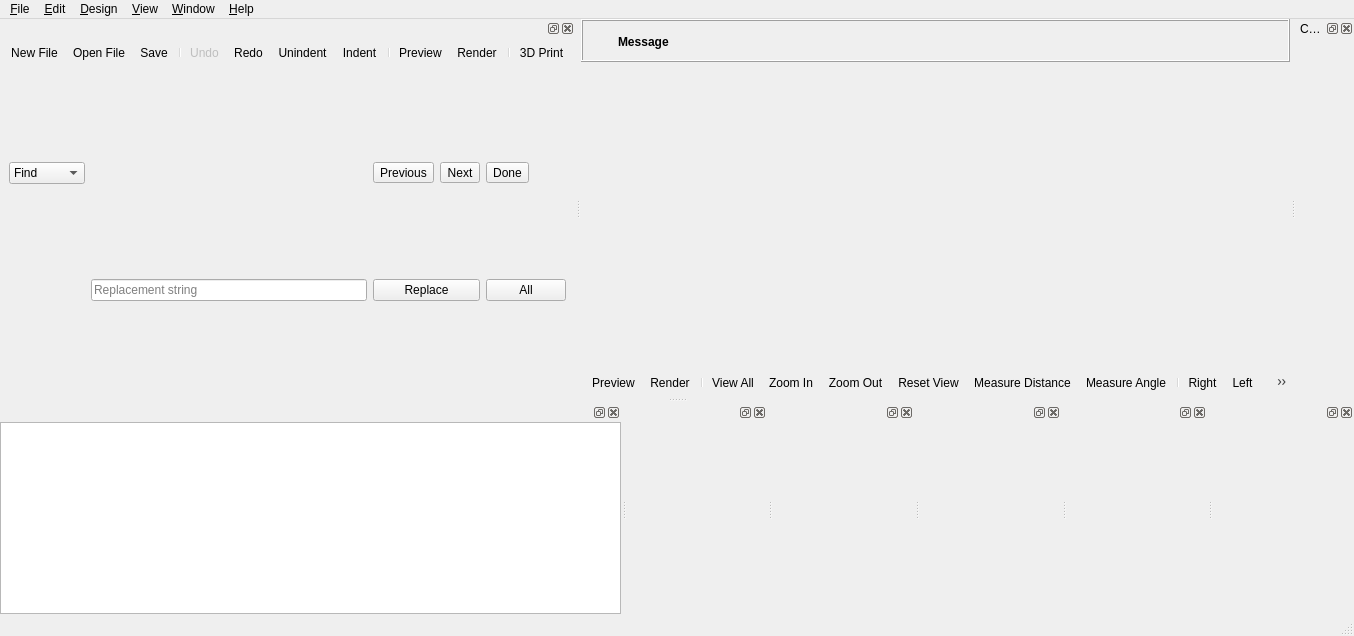
<?xml version="1.0" encoding="UTF-8"?>
<ui version="4.0">
 <class>MainWindow</class>
 <widget class="QMainWindow" name="MainWindow">
  <property name="geometry">
   <rect>
    <x>0</x>
    <y>0</y>
    <width>1354</width>
    <height>636</height>
   </rect>
  </property>
  <widget class="QWidget" name="centralwidget">
   <layout class="QVBoxLayout" name="verticalLayout_2">
    <property name="spacing">
     <number>0</number>
    </property>
    <property name="leftMargin">
     <number>0</number>
    </property>
    <property name="topMargin">
     <number>0</number>
    </property>
    <property name="rightMargin">
     <number>0</number>
    </property>
    <property name="bottomMargin">
     <number>0</number>
    </property>
    <item>
     <widget class="QWidget" name="mainWidget" native="true">
      <property name="sizePolicy">
       <sizepolicy hsizetype="Expanding" vsizetype="Expanding">
        <horstretch>0</horstretch>
        <verstretch>0</verstretch>
       </sizepolicy>
      </property>
      <layout class="QVBoxLayout" name="verticalLayout_3">
       <property name="spacing">
        <number>0</number>
       </property>
       <property name="leftMargin">
        <number>0</number>
       </property>
       <property name="topMargin">
        <number>0</number>
       </property>
       <property name="rightMargin">
        <number>0</number>
       </property>
       <property name="bottomMargin">
        <number>0</number>
       </property>
       <item>
        <widget class="QFrame" name="frameCompileResult">
         <property name="frameShape">
          <enum>QFrame::Shape::Box</enum>
         </property>
         <property name="frameShadow">
          <enum>QFrame::Shadow::Raised</enum>
         </property>
         <layout class="QGridLayout" name="gridLayoutCompileResult">
          <property name="leftMargin">
           <number>6</number>
          </property>
          <property name="topMargin">
           <number>6</number>
          </property>
          <property name="rightMargin">
           <number>6</number>
          </property>
          <property name="bottomMargin">
           <number>4</number>
          </property>
          <property name="horizontalSpacing">
           <number>4</number>
          </property>
          <item row="0" column="1">
           <widget class="QLabel" name="labelCompileResultMessage">
            <property name="sizePolicy">
             <sizepolicy hsizetype="Preferred" vsizetype="Preferred">
              <horstretch>1</horstretch>
              <verstretch>0</verstretch>
             </sizepolicy>
            </property>
            <property name="font">
             <font>
              <bold>true</bold>
             </font>
            </property>
            <property name="text">
             <string>Message</string>
            </property>
            <property name="wordWrap">
             <bool>true</bool>
            </property>
           </widget>
          </item>
          <item row="0" column="2">
           <widget class="QToolButton" name="toolButtonCompileResultClose">
            <property name="styleSheet">
             <string notr="true"/>
            </property>
            <property name="text">
             <string/>
            </property>
            <property name="icon">
             <iconset resource="../../resources/common.qrc">
              <normaloff>:/icons/close.png</normaloff>:/icons/close.png</iconset>
            </property>
            <property name="iconSize">
             <size>
              <width>22</width>
              <height>22</height>
             </size>
            </property>
            <property name="toolButtonStyle">
             <enum>Qt::ToolButtonStyle::ToolButtonIconOnly</enum>
            </property>
            <property name="autoRaise">
             <bool>true</bool>
            </property>
           </widget>
          </item>
          <item row="0" column="0">
           <widget class="QToolButton" name="toolButtonCompileResultIcon">
            <property name="styleSheet">
             <string notr="true">QToolButton { border: none; }</string>
            </property>
            <property name="text">
             <string/>
            </property>
            <property name="icon">
             <iconset resource="../../resources/common.qrc">
              <normaloff>:/icons/information-icons-error.png</normaloff>:/icons/information-icons-error.png</iconset>
            </property>
            <property name="iconSize">
             <size>
              <width>22</width>
              <height>22</height>
             </size>
            </property>
            <property name="autoRaise">
             <bool>false</bool>
            </property>
           </widget>
          </item>
         </layout>
        </widget>
       </item>
       <item>
        <widget class="QGLView" name="qglview" native="true">
         <property name="sizePolicy">
          <sizepolicy hsizetype="Expanding" vsizetype="Expanding">
           <horstretch>0</horstretch>
           <verstretch>0</verstretch>
          </sizepolicy>
         </property>
         <property name="minimumSize">
          <size>
           <width>200</width>
           <height>100</height>
          </size>
         </property>
        </widget>
       </item>
       <item>
        <widget class="QToolBar" name="viewerToolBar">
         <addaction name="designActionPreview"/>
         <addaction name="designActionRender"/>
         <addaction name="separator"/>
         <addaction name="viewActionViewAll"/>
         <addaction name="viewActionZoomIn"/>
         <addaction name="viewActionZoomOut"/>
         <addaction name="viewActionResetView"/>
         <addaction name="designActionMeasureDist"/>
         <addaction name="designActionMeasureAngle"/>
         <addaction name="separator"/>
         <addaction name="viewActionRight"/>
         <addaction name="viewActionLeft"/>
         <addaction name="viewActionBack"/>
         <addaction name="viewActionFront"/>
         <addaction name="viewActionTop"/>
         <addaction name="viewActionBottom"/>
         <addaction name="separator"/>
         <addaction name="viewActionPerspective"/>
         <addaction name="viewActionOrthogonal"/>
         <addaction name="separator"/>
         <addaction name="viewActionShowAxes"/>
         <addaction name="viewActionShowScaleProportional"/>
         <addaction name="viewActionShowEdges"/>
        </widget>
       </item>
      </layout>
      <zorder>qglview</zorder>
      <zorder>viewerToolBar</zorder>
      <zorder>frameCompileResult</zorder>
     </widget>
    </item>
   </layout>
  </widget>
  <widget class="QMenuBar" name="menubar">
   <property name="geometry">
    <rect>
     <x>0</x>
     <y>0</y>
     <width>1354</width>
     <height>37</height>
    </rect>
   </property>
   <widget class="QMenu" name="menu_File">
    <property name="title">
     <string>&amp;File</string>
    </property>
    <widget class="QMenu" name="menuOpenRecent">
     <property name="title">
      <string>Recen&amp;t Files</string>
     </property>
    </widget>
    <widget class="QMenu" name="menuExamples">
     <property name="title">
      <string>&amp;Examples</string>
     </property>
    </widget>
    <widget class="QMenu" name="menuExport">
     <property name="title">
      <string>E&amp;xport</string>
     </property>
     <addaction name="fileActionExportAsciiSTL"/>
     <addaction name="fileActionExportBinarySTL"/>
     <addaction name="fileActionExportOBJ"/>
     <addaction name="fileActionExportPOV"/>
     <addaction name="separator"/>
     <addaction name="fileActionAdvancedExport"/>
     <addaction name="fileActionExportOFF"/>
     <addaction name="fileActionExportWRL"/>
     <addaction name="fileActionExportAMF"/>
     <addaction name="fileActionExport3MF"/>
     <addaction name="fileActionExportDXF"/>
     <addaction name="fileActionExportSVG"/>
     <addaction name="fileActionExportCSG"/>
     <addaction name="fileActionExportPDF"/>
     <addaction name="separator"/>
     <addaction name="fileActionExportImage"/>
    </widget>
    <widget class="QMenu" name="menuPython">
     <property name="title">
      <string>Python</string>
     </property>
     <addaction name="fileActionPythonRevoke"/>
     <addaction name="separator"/>
     <addaction name="fileActionPythonSelectVenv"/>
     <addaction name="fileActionPythonCreateVenv"/>
    </widget>
    <addaction name="fileActionNew"/>
    <addaction name="fileActionOpen"/>
    <addaction name="menuOpenRecent"/>
    <addaction name="menuExamples"/>
    <addaction name="fileActionReload"/>
    <addaction name="separator"/>
    <addaction name="fileActionNewWindow"/>
    <addaction name="fileActionOpenWindow"/>
    <addaction name="fileActionClose"/>
    <addaction name="separator"/>
    <addaction name="fileActionSave"/>
    <addaction name="fileActionSaveAs"/>
    <addaction name="fileActionSaveACopy"/>
    <addaction name="fileActionSaveAll"/>
    <addaction name="separator"/>
    <addaction name="menuExport"/>
    <addaction name="separator"/>
    <addaction name="menuPython"/>
    <addaction name="separator"/>
    <addaction name="fileShowLibraryFolder"/>
    <addaction name="separator"/>
    <addaction name="fileActionQuit"/>
   </widget>
   <widget class="QMenu" name="menu_Edit">
    <property name="title">
     <string>&amp;Edit</string>
    </property>
    <addaction name="editActionUndo"/>
    <addaction name="editActionRedo"/>
    <addaction name="separator"/>
    <addaction name="editActionCut"/>
    <addaction name="editActionCopy"/>
    <addaction name="editActionPaste"/>
    <addaction name="separator"/>
    <addaction name="editActionIndent"/>
    <addaction name="editActionUnindent"/>
    <addaction name="editActionComment"/>
    <addaction name="editActionUncomment"/>
    <addaction name="editActionConvertTabsToSpaces"/>
    <addaction name="editActionToggleBookmark"/>
    <addaction name="editActionNextBookmark"/>
    <addaction name="editActionPrevBookmark"/>
    <addaction name="separator"/>
    <addaction name="editActionNextTab"/>
    <addaction name="editActionPrevTab"/>
    <addaction name="separator"/>
    <addaction name="editActionCopyViewport"/>
    <addaction name="editActionCopyVPT"/>
    <addaction name="editActionCopyVPR"/>
    <addaction name="editActionCopyVPD"/>
    <addaction name="editActionCopyVPF"/>
    <addaction name="separator"/>
    <addaction name="editActionFind"/>
    <addaction name="editActionFindAndReplace"/>
    <addaction name="editActionFindNext"/>
    <addaction name="editActionFindPrevious"/>
    <addaction name="editActionUseSelectionForFind"/>
    <addaction name="separator"/>
    <addaction name="editActionJumpToNextError"/>
    <addaction name="separator"/>
    <addaction name="editActionZoomTextIn"/>
    <addaction name="editActionZoomTextOut"/>
    <addaction name="editActionPreferences"/>
   </widget>
   <widget class="QMenu" name="menu_Design">
    <property name="title">
     <string>&amp;Design</string>
    </property>
    <addaction name="designActionAutoReload"/>
    <addaction name="designActionReloadAndPreview"/>
    <addaction name="designActionPreview"/>
    <addaction name="designActionRender"/>
    <addaction name="designAction3DPrint"/>
    <addaction name="designActionMeasureDist"/>
    <addaction name="designActionMeasureAngle"/>
    <addaction name="separator"/>
    <addaction name="designCheckValidity"/>
    <addaction name="designActionDisplayAST"/>
    <addaction name="designActionDisplayCSGTree"/>
    <addaction name="designActionDisplayCSGProducts"/>
    <addaction name="separator"/>
    <addaction name="designActionFlushCaches"/>
   </widget>
   <widget class="QMenu" name="menu_View">
    <property name="title">
     <string>&amp;View</string>
    </property>
    <addaction name="viewActionPreview"/>
    <addaction name="viewActionThrownTogether"/>
    <addaction name="separator"/>
    <addaction name="viewActionShowEdges"/>
    <addaction name="viewActionShowAxes"/>
    <addaction name="viewActionShowScaleProportional"/>
    <addaction name="viewActionShowCrosshairs"/>
    <addaction name="separator"/>
    <addaction name="viewActionTop"/>
    <addaction name="viewActionBottom"/>
    <addaction name="viewActionLeft"/>
    <addaction name="viewActionRight"/>
    <addaction name="viewActionFront"/>
    <addaction name="viewActionBack"/>
    <addaction name="viewActionDiagonal"/>
    <addaction name="viewActionCenter"/>
    <addaction name="viewActionViewAll"/>
    <addaction name="viewActionResetView"/>
    <addaction name="separator"/>
    <addaction name="viewActionZoomIn"/>
    <addaction name="viewActionZoomOut"/>
    <addaction name="separator"/>
    <addaction name="viewActionPerspective"/>
    <addaction name="viewActionOrthogonal"/>
    <addaction name="separator"/>
    <addaction name="viewActionHideEditorToolBar"/>
    <addaction name="viewActionHide3DViewToolBar"/>
   </widget>
   <widget class="QMenu" name="menuHelp">
    <property name="title">
     <string>&amp;Help</string>
    </property>
    <addaction name="helpActionAbout"/>
    <addaction name="helpActionHomepage"/>
    <addaction name="helpActionManual"/>
    <addaction name="helpActionOfflineManual"/>
    <addaction name="helpActionCheatSheet"/>
    <addaction name="helpActionOfflineCheatSheet"/>
    <addaction name="helpActionLibraryInfo"/>
   </widget>
   <widget class="QMenu" name="menuWindow">
    <property name="title">
     <string>&amp;Window</string>
    </property>
    <addaction name="separator"/>
    <addaction name="windowActionNextWindow"/>
    <addaction name="windowActionPreviousWindow"/>
    <addaction name="separator"/>
    <addaction name="windowActionJumpTo"/>
   </widget>
   <addaction name="menu_File"/>
   <addaction name="menu_Edit"/>
   <addaction name="menu_Design"/>
   <addaction name="menu_View"/>
   <addaction name="menuWindow"/>
   <addaction name="menuHelp"/>
  </widget>
  <widget class="QStatusBar" name="statusbar"/>
  <widget class="Dock" name="editorDock">
   <attribute name="dockWidgetArea">
    <number>1</number>
   </attribute>
   <widget class="QWidget" name="editorDockContents">
    <layout class="QVBoxLayout" name="verticalLayout">
     <property name="spacing">
      <number>0</number>
     </property>
     <property name="leftMargin">
      <number>0</number>
     </property>
     <property name="topMargin">
      <number>0</number>
     </property>
     <property name="rightMargin">
      <number>0</number>
     </property>
     <property name="bottomMargin">
      <number>0</number>
     </property>
     <item>
      <widget class="QToolBar" name="editortoolbar">
       <addaction name="fileActionNew"/>
       <addaction name="fileActionOpen"/>
       <addaction name="fileActionSave"/>
       <addaction name="separator"/>
       <addaction name="editActionUndo"/>
       <addaction name="editActionRedo"/>
       <addaction name="editActionUnindent"/>
       <addaction name="editActionIndent"/>
       <addaction name="separator"/>
       <addaction name="designActionPreview"/>
       <addaction name="designActionRender"/>
       <addaction name="separator"/>
       <addaction name="designAction3DPrint"/>
      </widget>
     </item>
     <item>
      <widget class="QFrame" name="find_panel">
       <property name="enabled">
        <bool>true</bool>
       </property>
       <property name="sizePolicy">
        <sizepolicy hsizetype="Preferred" vsizetype="Minimum">
         <horstretch>0</horstretch>
         <verstretch>0</verstretch>
        </sizepolicy>
       </property>
       <property name="frameShape">
        <enum>QFrame::Shape::NoFrame</enum>
       </property>
       <property name="frameShadow">
        <enum>QFrame::Shadow::Raised</enum>
       </property>
       <property name="lineWidth">
        <number>0</number>
       </property>
       <layout class="QGridLayout" name="gridLayout">
        <property name="topMargin">
         <number>0</number>
        </property>
        <property name="bottomMargin">
         <number>0</number>
        </property>
        <property name="verticalSpacing">
         <number>0</number>
        </property>
        <item row="0" column="0">
         <widget class="QComboBox" name="findTypeComboBox">
          <item>
           <property name="text">
            <string>Find</string>
           </property>
          </item>
          <item>
           <property name="text">
            <string>Replace</string>
           </property>
          </item>
         </widget>
        </item>
        <item row="0" column="1">
         <widget class="QWordSearchField" name="findInputField">
          <property name="placeholderText" stdset="0">
           <string>Search string</string>
          </property>
         </widget>
        </item>
        <item row="1" column="1">
         <widget class="QLineEdit" name="replaceInputField">
          <property name="placeholderText">
           <string>Replacement string</string>
          </property>
         </widget>
        </item>
        <item row="1" column="2" colspan="2">
         <widget class="QPushButton" name="replaceButton">
          <property name="text">
           <string>Replace</string>
          </property>
         </widget>
        </item>
        <item row="1" column="4">
         <widget class="QPushButton" name="replaceAllButton">
          <property name="text">
           <string>All</string>
          </property>
         </widget>
        </item>
        <item row="0" column="2">
         <widget class="QToolButton" name="findPrevButton">
          <property name="text">
           <string>Previous</string>
          </property>
         </widget>
        </item>
        <item row="0" column="3">
         <widget class="QToolButton" name="findNextButton">
          <property name="text">
           <string>Next</string>
          </property>
         </widget>
        </item>
        <item row="0" column="4">
         <widget class="QToolButton" name="findDoneButton">
          <property name="text">
           <string>Done</string>
          </property>
         </widget>
        </item>
       </layout>
      </widget>
     </item>
    </layout>
   </widget>
   <addaction name="editActionRedo_2"/>
  </widget>
  <widget class="Dock" name="consoleDock">
   <attribute name="dockWidgetArea">
    <number>8</number>
   </attribute>
   <widget class="QWidget" name="consoleDockContents">
    <property name="focusPolicy">
     <enum>Qt::FocusPolicy::NoFocus</enum>
    </property>
    <layout class="QVBoxLayout" name="verticalLayout_5">
     <property name="leftMargin">
      <number>0</number>
     </property>
     <property name="topMargin">
      <number>0</number>
     </property>
     <property name="rightMargin">
      <number>0</number>
     </property>
     <property name="bottomMargin">
      <number>0</number>
     </property>
     <item>
      <widget class="Console" name="console">
       <property name="minimumSize">
        <size>
         <width>10</width>
         <height>10</height>
        </size>
       </property>
       <property name="focusPolicy">
        <enum>Qt::FocusPolicy::StrongFocus</enum>
       </property>
       <property name="readOnly">
        <bool>true</bool>
       </property>
      </widget>
     </item>
    </layout>
   </widget>
  </widget>
  <widget class="Dock" name="parameterDock">
   <property name="windowTitle">
    <string>Customizer Widget</string>
   </property>
   <attribute name="dockWidgetArea">
    <number>2</number>
   </attribute>
  </widget>
  <widget class="Dock" name="animateDock">
   <attribute name="dockWidgetArea">
    <number>8</number>
   </attribute>
   <widget class="QWidget" name="animateDockContents">
    <property name="focusPolicy">
     <enum>Qt::FocusPolicy::StrongFocus</enum>
    </property>
    <layout class="QVBoxLayout" name="verticalLayout_Animate">
     <property name="leftMargin">
      <number>0</number>
     </property>
     <property name="topMargin">
      <number>0</number>
     </property>
     <property name="rightMargin">
      <number>0</number>
     </property>
     <property name="bottomMargin">
      <number>0</number>
     </property>
     <item>
      <widget class="Animate" name="animateWidget" native="true"/>
     </item>
    </layout>
   </widget>
  </widget>
  <widget class="Dock" name="viewportControlDock">
   <attribute name="dockWidgetArea">
    <number>8</number>
   </attribute>
   <widget class="QWidget" name="viewportControlDockContents">
    <property name="focusPolicy">
     <enum>Qt::FocusPolicy::StrongFocus</enum>
    </property>
    <layout class="QVBoxLayout" name="verticalLayout_ViewportControl">
     <property name="leftMargin">
      <number>0</number>
     </property>
     <property name="topMargin">
      <number>0</number>
     </property>
     <property name="rightMargin">
      <number>0</number>
     </property>
     <property name="bottomMargin">
      <number>0</number>
     </property>
     <item>
      <widget class="ViewportControl" name="viewportControlWidget" native="true"/>
     </item>
    </layout>
   </widget>
  </widget>
  <widget class="Dock" name="errorLogDock">
   <attribute name="dockWidgetArea">
    <number>8</number>
   </attribute>
   <widget class="QWidget" name="errorLogDockContents">
    <property name="focusPolicy">
     <enum>Qt::FocusPolicy::StrongFocus</enum>
    </property>
    <layout class="QVBoxLayout" name="verticalLayout_6">
     <property name="leftMargin">
      <number>0</number>
     </property>
     <property name="topMargin">
      <number>0</number>
     </property>
     <property name="rightMargin">
      <number>0</number>
     </property>
     <property name="bottomMargin">
      <number>0</number>
     </property>
     <item>
      <widget class="ErrorLog" name="errorLogWidget" native="true">
       <property name="minimumSize">
        <size>
         <width>10</width>
         <height>10</height>
        </size>
       </property>
      </widget>
     </item>
    </layout>
   </widget>
  </widget>
  <widget class="Dock" name="fontListDock">
   <attribute name="dockWidgetArea">
    <number>8</number>
   </attribute>
   <widget class="QWidget" name="fontListDockContents">
    <layout class="QVBoxLayout" name="verticalLayoutFontList">
     <property name="leftMargin">
      <number>0</number>
     </property>
     <property name="topMargin">
      <number>0</number>
     </property>
     <property name="rightMargin">
      <number>0</number>
     </property>
     <property name="bottomMargin">
      <number>0</number>
     </property>
     <item>
      <widget class="FontList" name="fontListWidget" native="true"/>
     </item>
    </layout>
   </widget>
  </widget>
  <widget class="Dock" name="colorListDock">
   <attribute name="dockWidgetArea">
    <number>8</number>
   </attribute>
   <widget class="QWidget" name="colorListDockContents">
    <layout class="QVBoxLayout" name="verticalLayoutColorList">
     <property name="leftMargin">
      <number>0</number>
     </property>
     <property name="topMargin">
      <number>0</number>
     </property>
     <property name="rightMargin">
      <number>0</number>
     </property>
     <property name="bottomMargin">
      <number>0</number>
     </property>
     <item>
      <widget class="ColorList" name="colorListWidget" native="true"/>
     </item>
    </layout>
   </widget>
  </widget>
  <action name="fileActionNew">
   <property name="icon">
    <iconset theme="chokusen-new"/>
   </property>
   <property name="text">
    <string>&amp;New File</string>
   </property>
   <property name="shortcut">
    <string>Ctrl+N</string>
   </property>
  </action>
  <action name="fileActionNewWindow">
   <property name="text">
    <string>New &amp;Window</string>
   </property>
  </action>
  <action name="fileActionOpen">
   <property name="icon">
    <iconset theme="chokusen-open"/>
   </property>
   <property name="text">
    <string>&amp;Open File...</string>
   </property>
   <property name="shortcut">
    <string>Ctrl+O</string>
   </property>
  </action>
  <action name="fileActionOpenWindow">
   <property name="text">
    <string>Open in New Windo&amp;w</string>
   </property>
  </action>
  <action name="fileActionSave">
   <property name="icon">
    <iconset theme="chokusen-save"/>
   </property>
   <property name="text">
    <string>&amp;Save</string>
   </property>
   <property name="shortcut">
    <string>Ctrl+S</string>
   </property>
  </action>
  <action name="fileActionSaveAs">
   <property name="text">
    <string>Save &amp;As...</string>
   </property>
   <property name="shortcut">
    <string>Ctrl+Shift+S</string>
   </property>
  </action>
  <action name="fileActionSaveACopy">
   <property name="text">
    <string>Save a C&amp;opy...</string>
   </property>
  </action>
  <action name="fileActionSaveAll">
   <property name="text">
    <string>S&amp;ave All</string>
   </property>
  </action>
  <action name="fileActionReload">
   <property name="text">
    <string>&amp;Reload</string>
   </property>
   <property name="shortcut">
    <string>Ctrl+R</string>
   </property>
  </action>
  <action name="fileActionQuit">
   <property name="text">
    <string>&amp;Quit</string>
   </property>
   <property name="shortcut">
    <string>Ctrl+Q</string>
   </property>
   <property name="menuRole">
    <enum>QAction::MenuRole::QuitRole</enum>
   </property>
  </action>
  <action name="editActionUndo">
   <property name="enabled">
    <bool>false</bool>
   </property>
   <property name="icon">
    <iconset theme="chokusen-undo"/>
   </property>
   <property name="text">
    <string>&amp;Undo</string>
   </property>
   <property name="shortcut">
    <string>Ctrl+Z</string>
   </property>
   <property name="shortcutContext">
    <enum>Qt::ShortcutContext::WidgetWithChildrenShortcut</enum>
   </property>
  </action>
  <action name="editActionRedo">
   <property name="icon">
    <iconset theme="chokusen-redo"/>
   </property>
   <property name="text">
    <string>&amp;Redo</string>
   </property>
   <property name="shortcut">
    <string>Ctrl+Shift+Z</string>
   </property>
   <property name="shortcutContext">
    <enum>Qt::ShortcutContext::WidgetWithChildrenShortcut</enum>
   </property>
  </action>
  <action name="editActionRedo_2">
   <property name="shortcut">
    <string>Ctrl+Y</string>
   </property>
   <property name="shortcutContext">
    <enum>Qt::ShortcutContext::WidgetWithChildrenShortcut</enum>
   </property>
  </action>
  <action name="editActionCut">
   <property name="text">
    <string>Cu&amp;t</string>
   </property>
   <property name="shortcut">
    <string>Ctrl+X</string>
   </property>
   <property name="shortcutContext">
    <enum>Qt::ShortcutContext::WidgetWithChildrenShortcut</enum>
   </property>
  </action>
  <action name="editActionCopy">
   <property name="text">
    <string>&amp;Copy</string>
   </property>
   <property name="shortcut">
    <string>Ctrl+C</string>
   </property>
   <property name="shortcutContext">
    <enum>Qt::ShortcutContext::WidgetWithChildrenShortcut</enum>
   </property>
  </action>
  <action name="editActionPaste">
   <property name="text">
    <string>&amp;Paste</string>
   </property>
   <property name="shortcut">
    <string>Ctrl+V</string>
   </property>
   <property name="shortcutContext">
    <enum>Qt::ShortcutContext::WidgetWithChildrenShortcut</enum>
   </property>
  </action>
  <action name="editActionIndent">
   <property name="icon">
    <iconset theme="chokusen-indent"/>
   </property>
   <property name="text">
    <string>&amp;Indent</string>
   </property>
   <property name="shortcut">
    <string>Ctrl+I</string>
   </property>
  </action>
  <action name="editActionComment">
   <property name="text">
    <string>C&amp;omment</string>
   </property>
   <property name="shortcut">
    <string>Ctrl+D</string>
   </property>
  </action>
  <action name="editActionUncomment">
   <property name="text">
    <string>Unco&amp;mment</string>
   </property>
   <property name="shortcut">
    <string>Ctrl+Shift+D</string>
   </property>
  </action>
  <action name="editActionNextTab">
   <property name="text">
    <string>Show &amp;Next Tab</string>
   </property>
   <property name="shortcut">
    <string>Ctrl+Tab</string>
   </property>
  </action>
  <action name="editActionPrevTab">
   <property name="text">
    <string>Show P&amp;revious Tab</string>
   </property>
   <property name="shortcut">
    <string>Ctrl+Shift+Tab</string>
   </property>
  </action>
  <action name="editActionCopyViewport">
   <property name="text">
    <string>Copy viewport ima&amp;ge</string>
   </property>
   <property name="shortcut">
    <string>Ctrl+Shift+C</string>
   </property>
  </action>
  <action name="editActionCopyVPT">
   <property name="text">
    <string>Copy viewport transl&amp;ation</string>
   </property>
   <property name="shortcut">
    <string>Ctrl+T</string>
   </property>
  </action>
  <action name="editActionCopyVPR">
   <property name="text">
    <string>Cop&amp;y viewport rotation</string>
   </property>
  </action>
  <action name="editActionCopyVPD">
   <property name="text">
    <string>Copy vie&amp;wport distance</string>
   </property>
  </action>
  <action name="editActionCopyVPF">
   <property name="text">
    <string>Copy vie&amp;wport fov</string>
   </property>
  </action>
  <action name="editActionZoomTextIn">
   <property name="icon">
    <iconset theme="chokusen-zoom-text-in"/>
   </property>
   <property name="text">
    <string>Increase Font &amp;Size</string>
   </property>
   <property name="shortcut">
    <string>Ctrl++</string>
   </property>
  </action>
  <action name="editActionZoomTextOut">
   <property name="icon">
    <iconset theme="chokusen-zoom-text-out"/>
   </property>
   <property name="text">
    <string>Decrease Font Si&amp;ze</string>
   </property>
   <property name="shortcut">
    <string>Ctrl+-</string>
   </property>
  </action>
  <action name="designActionReloadAndPreview">
   <property name="text">
    <string>&amp;Reload and Preview</string>
   </property>
   <property name="shortcut">
    <string>F4</string>
   </property>
  </action>
  <action name="designActionPreview">
   <property name="icon">
    <iconset theme="chokusen-preview"/>
   </property>
   <property name="text">
    <string>&amp;Preview</string>
   </property>
   <property name="shortcut">
    <string>F5</string>
   </property>
  </action>
  <action name="designActionRender">
   <property name="icon">
    <iconset theme="chokusen-render"/>
   </property>
   <property name="text">
    <string>R&amp;ender</string>
   </property>
   <property name="shortcut">
    <string>F6</string>
   </property>
  </action>
  <action name="designAction3DPrint">
   <property name="icon">
    <iconset theme="chokusen-send"/>
   </property>
   <property name="text">
    <string>&amp;3D Print</string>
   </property>
   <property name="shortcut">
    <string>F8</string>
   </property>
  </action>
  <action name="designActionMeasureDist">
   <property name="checkable">
    <bool>true</bool>
   </property>
   <property name="icon">
    <iconset theme="chokusen-measure-distance"/>
   </property>
   <property name="text">
    <string>Measure &amp;Distance</string>
   </property>
   <property name="shortcut">
    <string>D</string>
   </property>
  </action>
  <action name="designActionMeasureAngle">
   <property name="checkable">
    <bool>true</bool>
   </property>
   <property name="icon">
    <iconset theme="chokusen-measure-angle"/>
   </property>
   <property name="text">
    <string>Measure &amp;Angle</string>
   </property>
   <property name="shortcut">
    <string>A</string>
   </property>
  </action>
  <action name="designCheckValidity">
   <property name="text">
    <string>&amp;Check Validity</string>
   </property>
  </action>
  <action name="designActionDisplayAST">
   <property name="text">
    <string>Display A&amp;ST</string>
   </property>
  </action>
  <action name="designActionDisplayCSGTree">
   <property name="text">
    <string>Display CSG &amp;Tree</string>
   </property>
  </action>
  <action name="designActionDisplayCSGProducts">
   <property name="text">
    <string>Display CSG Pr&amp;oducts</string>
   </property>
  </action>
  <action name="fileActionExportBinarySTL">
   <property name="icon">
    <iconset theme="chokusen-export-stl"/>
   </property>
   <property name="text">
    <string>Export as &amp;STL (binary)...</string>
   </property>
  </action>
  <action name="fileActionExportAsciiSTL">
   <property name="icon">
    <iconset theme="chokusen-export-stl"/>
   </property>
   <property name="text">
    <string>Export as &amp;STL (ascii)...</string>
   </property>
  </action>
  <action name="fileActionExportOBJ">
   <property name="icon">
    <iconset theme="chokusen-export-obj"/>
   </property>
   <property name="text">
    <string>Export as &amp;OBJ...</string>
   </property>
  </action>
  <action name="fileActionExportPOV">
   <property name="icon">
    <iconset theme="chokusen-export-pov"/>
   </property>
   <property name="text">
    <string>Export as &amp;POV...</string>
   </property>
  </action>
  <action name="fileActionAdvancedExport">
   <property name="text">
    <string>Advanced Export...</string>
   </property>
  </action>
  <action name="fileActionExportOFF">
   <property name="icon">
    <iconset theme="chokusen-export-off"/>
   </property>
   <property name="text">
    <string>Export as &amp;OFF...</string>
   </property>
  </action>
  <action name="fileActionExportWRL">
   <property name="icon">
    <iconset theme="chokusen-export-wrl"/>
   </property>
   <property name="text">
    <string>Export as &amp;WRL...</string>
   </property>
  </action>
  <action name="viewActionPreview">
   <property name="checkable">
    <bool>true</bool>
   </property>
   <property name="icon">
    <iconset theme="chokusen-surface"/>
   </property>
   <property name="text">
    <string>P&amp;review</string>
   </property>
   <property name="shortcut">
    <string>F9</string>
   </property>
  </action>
  <action name="viewActionThrownTogether">
   <property name="checkable">
    <bool>true</bool>
   </property>
   <property name="icon">
    <iconset theme="chokusen-throwntogether"/>
   </property>
   <property name="text">
    <string>T&amp;hrown Together</string>
   </property>
   <property name="shortcut">
    <string>F12</string>
   </property>
  </action>
  <action name="viewActionShowEdges">
   <property name="checkable">
    <bool>true</bool>
   </property>
   <property name="icon">
    <iconset theme="chokusen-show-edges"/>
   </property>
   <property name="text">
    <string>&amp;Show Edges</string>
   </property>
   <property name="shortcut">
    <string>Ctrl+1</string>
   </property>
  </action>
  <action name="viewActionShowAxes">
   <property name="checkable">
    <bool>true</bool>
   </property>
   <property name="icon">
    <iconset theme="chokusen-axes"/>
   </property>
   <property name="text">
    <string>Show A&amp;xes</string>
   </property>
   <property name="shortcut">
    <string>Ctrl+2</string>
   </property>
  </action>
  <action name="viewActionShowCrosshairs">
   <property name="checkable">
    <bool>true</bool>
   </property>
   <property name="icon">
    <iconset theme="chokusen-crosshairs"/>
   </property>
   <property name="text">
    <string>Show &amp;Crosshairs</string>
   </property>
   <property name="shortcut">
    <string>Ctrl+3</string>
   </property>
  </action>
  <action name="viewActionShowScaleProportional">
   <property name="checkable">
    <bool>true</bool>
   </property>
   <property name="icon">
    <iconset theme="chokusen-scalemarkers"/>
   </property>
   <property name="text">
    <string>Show Scale &amp;Markers</string>
   </property>
  </action>
  <action name="viewActionTop">
   <property name="icon">
    <iconset theme="chokusen-view-top"/>
   </property>
   <property name="text">
    <string>&amp;Top</string>
   </property>
   <property name="shortcut">
    <string>Ctrl+4</string>
   </property>
  </action>
  <action name="viewActionBottom">
   <property name="icon">
    <iconset theme="chokusen-view-bottom"/>
   </property>
   <property name="text">
    <string>&amp;Bottom</string>
   </property>
   <property name="shortcut">
    <string>Ctrl+5</string>
   </property>
  </action>
  <action name="viewActionLeft">
   <property name="icon">
    <iconset theme="chokusen-view-left"/>
   </property>
   <property name="text">
    <string>&amp;Left</string>
   </property>
   <property name="shortcut">
    <string>Ctrl+6</string>
   </property>
  </action>
  <action name="viewActionRight">
   <property name="icon">
    <iconset theme="chokusen-view-right"/>
   </property>
   <property name="text">
    <string>&amp;Right</string>
   </property>
   <property name="shortcut">
    <string>Ctrl+7</string>
   </property>
  </action>
  <action name="viewActionFront">
   <property name="icon">
    <iconset theme="chokusen-view-front"/>
   </property>
   <property name="text">
    <string>&amp;Front</string>
   </property>
   <property name="shortcut">
    <string>Ctrl+8</string>
   </property>
  </action>
  <action name="viewActionBack">
   <property name="icon">
    <iconset theme="chokusen-view-back"/>
   </property>
   <property name="text">
    <string>Bac&amp;k</string>
   </property>
   <property name="shortcut">
    <string>Ctrl+9</string>
   </property>
  </action>
  <action name="viewActionDiagonal">
   <property name="text">
    <string>&amp;Diagonal</string>
   </property>
   <property name="shortcut">
    <string>Ctrl+0</string>
   </property>
  </action>
  <action name="viewActionCenter">
   <property name="text">
    <string>Ce&amp;nter</string>
   </property>
   <property name="shortcut">
    <string>Ctrl+Shift+0</string>
   </property>
  </action>
  <action name="viewActionPerspective">
   <property name="checkable">
    <bool>true</bool>
   </property>
   <property name="icon">
    <iconset theme="chokusen-perspective"/>
   </property>
   <property name="text">
    <string>&amp;Perspective</string>
   </property>
  </action>
  <action name="viewActionOrthogonal">
   <property name="checkable">
    <bool>true</bool>
   </property>
   <property name="icon">
    <iconset theme="chokusen-orthogonal"/>
   </property>
   <property name="text">
    <string>&amp;Orthogonal</string>
   </property>
  </action>
  <action name="helpActionAbout">
   <property name="enabled">
    <bool>true</bool>
   </property>
   <property name="text">
    <string>&amp;About</string>
   </property>
   <property name="menuRole">
    <enum>QAction::MenuRole::AboutRole</enum>
   </property>
  </action>
  <action name="helpActionManual">
   <property name="text">
    <string>&amp;Documentation</string>
   </property>
  </action>
  <action name="helpActionOfflineManual">
   <property name="text">
    <string>&amp;Offline Documentation</string>
   </property>
  </action>
  <action name="helpActionOfflineCheatSheet">
   <property name="text">
    <string>&amp;Offline Cheat Sheet</string>
   </property>
  </action>
  <action name="fileActionClearRecent">
   <property name="text">
    <string>Clear Recent</string>
   </property>
  </action>
  <action name="fileActionExportDXF">
   <property name="icon">
    <iconset theme="chokusen-export-dxf"/>
   </property>
   <property name="text">
    <string>Export as &amp;DXF...</string>
   </property>
  </action>
  <action name="fileActionPythonRevoke">
   <property name="text">
    <string>Revoke Trusted Python Files</string>
   </property>
   <property name="toolTip">
    <string>Revoke Trusted Python Files</string>
   </property>
  </action>
  <action name="fileActionClose">
   <property name="text">
    <string>&amp;Close</string>
   </property>
   <property name="shortcut">
    <string>Ctrl+W</string>
   </property>
  </action>
  <action name="editActionPreferences">
   <property name="text">
    <string>&amp;Preferences</string>
   </property>
   <property name="menuRole">
    <enum>QAction::MenuRole::PreferencesRole</enum>
   </property>
  </action>
  <action name="editActionFind">
   <property name="text">
    <string>&amp;Find...</string>
   </property>
   <property name="shortcut">
    <string>Ctrl+F</string>
   </property>
  </action>
  <action name="editActionFindAndReplace">
   <property name="text">
    <string>Fin&amp;d and Replace...</string>
   </property>
   <property name="shortcut">
    <string>Ctrl+Alt+F</string>
   </property>
  </action>
  <action name="editActionFindNext">
   <property name="text">
    <string>Find Ne&amp;xt</string>
   </property>
   <property name="shortcut">
    <string>Ctrl+G</string>
   </property>
  </action>
  <action name="editActionFindPrevious">
   <property name="text">
    <string>Find Pre&amp;vious</string>
   </property>
   <property name="shortcut">
    <string>Ctrl+Shift+G</string>
   </property>
  </action>
  <action name="editActionUseSelectionForFind">
   <property name="text">
    <string>Use Se&amp;lection for Find</string>
   </property>
   <property name="shortcut">
    <string>Ctrl+E</string>
   </property>
  </action>
  <action name="editActionJumpToNextError">
   <property name="text">
    <string>J&amp;ump to next error</string>
   </property>
   <property name="shortcut">
    <string>Ctrl+Alt+E</string>
   </property>
  </action>
  <action name="designActionFlushCaches">
   <property name="text">
    <string>&amp;Flush Caches</string>
   </property>
  </action>
  <action name="helpActionHomepage">
   <property name="text">
    <string>&amp;OpenSCAD Homepage</string>
   </property>
  </action>
  <action name="designActionAutoReload">
   <property name="checkable">
    <bool>true</bool>
   </property>
   <property name="text">
    <string>&amp;Automatic Reload and Preview</string>
   </property>
  </action>
  <action name="fileActionExportImage">
   <property name="icon">
    <iconset theme="chokusen-export-png"/>
   </property>
   <property name="text">
    <string>Export as &amp;Image...</string>
   </property>
  </action>
  <action name="fileActionExportCSG">
   <property name="icon">
    <iconset theme="chokusen-export-csg"/>
   </property>
   <property name="text">
    <string>Export as &amp;CSG...</string>
   </property>
  </action>
  <action name="helpActionLibraryInfo">
   <property name="text">
    <string>&amp;Library info</string>
   </property>
  </action>
  <action name="fileShowLibraryFolder">
   <property name="text">
    <string>Show &amp;Library Folder</string>
   </property>
  </action>
  <action name="viewActionResetView">
   <property name="icon">
    <iconset theme="chokusen-reset-view"/>
   </property>
   <property name="text">
    <string>Reset &amp;View</string>
   </property>
  </action>
  <action name="fileActionExportSVG">
   <property name="icon">
    <iconset theme="chokusen-export-svg"/>
   </property>
   <property name="text">
    <string>Export as S&amp;VG...</string>
   </property>
  </action>
  <action name="fileActionExportAMF">
   <property name="icon">
    <iconset theme="chokusen-export-amf"/>
   </property>
   <property name="text">
    <string>Export as &amp;AMF...</string>
   </property>
  </action>
  <action name="fileActionExport3MF">
   <property name="icon">
    <iconset theme="chokusen-export-3mf"/>
   </property>
   <property name="text">
    <string>Export as &amp;3MF...</string>
   </property>
  </action>
  <action name="viewActionZoomIn">
   <property name="icon">
    <iconset theme="chokusen-zoom-in"/>
   </property>
   <property name="text">
    <string>Zoom &amp;In</string>
   </property>
   <property name="shortcut">
    <string>Ctrl+]</string>
   </property>
  </action>
  <action name="viewActionZoomOut">
   <property name="icon">
    <iconset theme="chokusen-zoom-out"/>
   </property>
   <property name="text">
    <string>&amp;Zoom Out</string>
   </property>
   <property name="shortcut">
    <string>Ctrl+[</string>
   </property>
  </action>
  <action name="viewActionViewAll">
   <property name="icon">
    <iconset theme="chokusen-zoom-all"/>
   </property>
   <property name="text">
    <string>View &amp;All</string>
   </property>
   <property name="shortcut">
    <string>Ctrl+Shift+V</string>
   </property>
  </action>
  <action name="editActionConvertTabsToSpaces">
   <property name="text">
    <string>Conv&amp;ert Tabs to Spaces</string>
   </property>
  </action>
  <action name="editActionToggleBookmark">
   <property name="text">
    <string>&amp;Toggle Bookmark</string>
   </property>
   <property name="shortcut">
    <string>Ctrl+F2</string>
   </property>
  </action>
  <action name="editActionNextBookmark">
   <property name="text">
    <string>Jump to next &amp;bookmark</string>
   </property>
   <property name="shortcut">
    <string>F2</string>
   </property>
  </action>
  <action name="editActionPrevBookmark">
   <property name="text">
    <string>Jump to &amp;previous bookmark</string>
   </property>
   <property name="shortcut">
    <string>Shift+F2</string>
   </property>
  </action>
  <action name="viewActionHideEditorToolBar">
   <property name="checkable">
    <bool>true</bool>
   </property>
   <property name="text">
    <string>&amp;Hide Editor toolbar</string>
   </property>
  </action>
  <action name="editActionUnindent">
   <property name="icon">
    <iconset theme="chokusen-unindent"/>
   </property>
   <property name="text">
    <string>U&amp;nindent</string>
   </property>
   <property name="shortcut">
    <string>Ctrl+Shift+I</string>
   </property>
  </action>
  <action name="helpActionCheatSheet">
   <property name="text">
    <string>&amp;Cheat Sheet</string>
   </property>
  </action>
  <action name="fileActionExportPDF">
   <property name="icon">
    <iconset theme="chokusen-export-pdf"/>
   </property>
   <property name="text">
    <string>Export as PDF...</string>
   </property>
  </action>
  <action name="viewActionHide3DViewToolBar">
   <property name="checkable">
    <bool>true</bool>
   </property>
   <property name="text">
    <string>Hide &amp;3D View toolbar</string>
   </property>
  </action>
  <action name="windowActionNextWindow">
   <property name="text">
    <string>&amp;Next Window	Ctrl+K</string>
   </property>
  </action>
  <action name="windowActionPreviousWindow">
   <property name="text">
    <string>&amp;Previous Window	Ctrl+H</string>
   </property>
  </action>
  <action name="editActionInsertTemplate">
   <property name="text">
    <string>Insert Template</string>
   </property>
   <property name="shortcut">
    <string>Alt+Ins</string>
   </property>
  </action>
  <action name="editActionFoldAll">
   <property name="text">
    <string>Fold/Unfold All</string>
   </property>
  </action>
  <action name="windowActionJumpTo">
   <property name="text">
    <string>&amp;Jump To</string>
   </property>
   <property name="shortcut">
    <string>Ctrl+J</string>
   </property>
  </action>
  <action name="fileActionPythonCreateVenv">
   <property name="text">
    <string>Create Virtual Environment</string>
   </property>
  </action>
  <action name="fileActionPythonSelectVenv">
   <property name="text">
    <string>Select Virtual Environment</string>
   </property>
  </action>
 </widget>
 <customwidgets>
  <customwidget>
   <class>QGLView</class>
   <extends>QWidget</extends>
   <header>gui/QGLView.h</header>
   <container>1</container>
  </customwidget>
  <customwidget>
   <class>Dock</class>
   <extends>QDockWidget</extends>
   <header>gui/Dock.h</header>
   <container>1</container>
  </customwidget>
  <customwidget>
   <class>QWordSearchField</class>
   <extends>QFrame</extends>
   <header>gui/QWordSearchField.h</header>
   <container>1</container>
  </customwidget>
  <customwidget>
   <class>Console</class>
   <extends>QPlainTextEdit</extends>
   <header>gui/Console.h</header>
  </customwidget>
  <customwidget>
   <class>ErrorLog</class>
   <extends>QWidget</extends>
   <header>gui/ErrorLog.h</header>
   <container>1</container>
  </customwidget>
  <customwidget>
   <class>Animate</class>
   <extends>QWidget</extends>
   <header>gui/Animate.h</header>
   <container>1</container>
  </customwidget>
  <customwidget>
   <class>ViewportControl</class>
   <extends>QWidget</extends>
   <header>gui/ViewportControl.h</header>
   <container>1</container>
  </customwidget>
  <customwidget>
   <class>FontList</class>
   <extends>QWidget</extends>
   <header>gui/FontList.h</header>
   <container>1</container>
  </customwidget>
  <customwidget>
   <class>ColorList</class>
   <extends>QWidget</extends>
   <header>gui/ColorList.h</header>
   <container>1</container>
  </customwidget>
 </customwidgets>
 <resources>
  <include location="../../resources/common.qrc"/>
 </resources>
 <connections/>
</ui>
